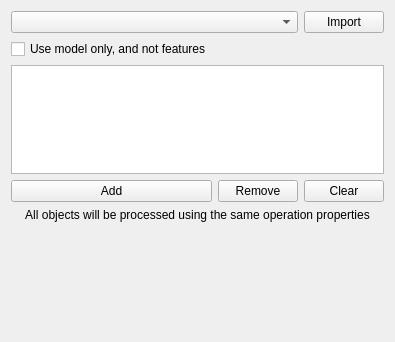
<?xml version="1.0" encoding="UTF-8"?>
<ui version="4.0">
 <class>Form</class>
 <widget class="QWidget" name="Form">
  <property name="geometry">
   <rect>
    <x>0</x>
    <y>0</y>
    <width>380</width>
    <height>342</height>
   </rect>
  </property>
  <property name="sizePolicy">
   <sizepolicy hsizetype="Preferred" vsizetype="Expanding">
    <horstretch>0</horstretch>
    <verstretch>0</verstretch>
   </sizepolicy>
  </property>
  <property name="windowTitle">
   <string>Form</string>
  </property>
  <property name="windowIcon">
   <iconset>
    <normaloff>:/icons/Path_BaseGeometry.svg</normaloff>:/icons/Path_BaseGeometry.svg</iconset>
  </property>
  <layout class="QGridLayout" name="gridLayout">
   <item row="3" column="2">
    <widget class="QPushButton" name="clearBase">
     <property name="toolTip">
      <string>&lt;html&gt;&lt;head/&gt;&lt;body&gt;&lt;p&gt;Clears list of base geometries.&lt;/p&gt;&lt;/body&gt;&lt;/html&gt;</string>
     </property>
     <property name="text">
      <string>Clear</string>
     </property>
    </widget>
   </item>
   <item row="0" column="0" colspan="2">
    <widget class="QComboBox" name="geometryImportList">
     <property name="sizePolicy">
      <sizepolicy hsizetype="Expanding" vsizetype="Fixed">
       <horstretch>0</horstretch>
       <verstretch>0</verstretch>
      </sizepolicy>
     </property>
     <property name="toolTip">
      <string>&lt;html&gt;&lt;head/&gt;&lt;body&gt;&lt;p&gt;List of operations with Base Geometry in current Job.&lt;/p&gt;&lt;/body&gt;&lt;/html&gt;</string>
     </property>
    </widget>
   </item>
   <item row="3" column="1">
    <widget class="QPushButton" name="deleteBase">
     <property name="toolTip">
      <string>&lt;html&gt;&lt;head/&gt;&lt;body&gt;&lt;p&gt;Remove the selected list items from the list of base geometries. The operation will not be applied to them.&lt;/p&gt;&lt;/body&gt;&lt;/html&gt;</string>
     </property>
     <property name="text">
      <string>Remove</string>
     </property>
    </widget>
   </item>
   <item row="8" column="0">
    <spacer name="verticalSpacer">
     <property name="orientation">
      <enum>Qt::Vertical</enum>
     </property>
     <property name="sizeHint" stdset="0">
      <size>
       <width>20</width>
       <height>40</height>
      </size>
     </property>
    </spacer>
   </item>
   <item row="0" column="2">
    <widget class="QPushButton" name="geometryImportButton">
     <property name="text">
      <string>Import</string>
     </property>
    </widget>
   </item>
   <item row="2" column="0" colspan="3">
    <widget class="QListWidget" name="baseList">
     <property name="enabled">
      <bool>true</bool>
     </property>
     <property name="sizePolicy">
      <sizepolicy hsizetype="MinimumExpanding" vsizetype="MinimumExpanding">
       <horstretch>0</horstretch>
       <verstretch>0</verstretch>
      </sizepolicy>
     </property>
     <property name="toolTip">
      <string>&lt;html&gt;&lt;head/&gt;&lt;body&gt;&lt;p&gt;Select one or more features in the 3d view and press 'Add' to add them as the base items for this operation.&lt;/p&gt;&lt;p&gt;&lt;br/&gt;&lt;/p&gt;&lt;p&gt;Selected features can be deleted entirely.&lt;/p&gt;&lt;/body&gt;&lt;/html&gt;</string>
     </property>
     <property name="sizeAdjustPolicy">
      <enum>QAbstractScrollArea::AdjustToContents</enum>
     </property>
     <property name="selectionMode">
      <enum>QAbstractItemView::ExtendedSelection</enum>
     </property>
     <property name="resizeMode">
      <enum>QListView::Adjust</enum>
     </property>
    </widget>
   </item>
   <item row="3" column="0">
    <widget class="QPushButton" name="addBase">
     <property name="toolTip">
      <string>&lt;html&gt;&lt;head/&gt;&lt;body&gt;&lt;p&gt;Add selected features to the list of base geometries for this operation.&lt;/p&gt;&lt;/body&gt;&lt;/html&gt;</string>
     </property>
     <property name="text">
      <string>Add</string>
     </property>
    </widget>
   </item>
   <item row="6" column="0" colspan="3">
    <widget class="QLabel" name="label">
     <property name="text">
      <string>All objects will be processed using the same operation properties</string>
     </property>
     <property name="alignment">
      <set>Qt::AlignCenter</set>
     </property>
     <property name="wordWrap">
      <bool>true</bool>
     </property>
    </widget>
   </item>
   <item row="1" column="0">
    <widget class="QCheckBox" name="modelOnly">
     <property name="text">
      <string>Use model only, and not features</string>
     </property>
    </widget>
   </item>
  </layout>
 </widget>
</ui>
